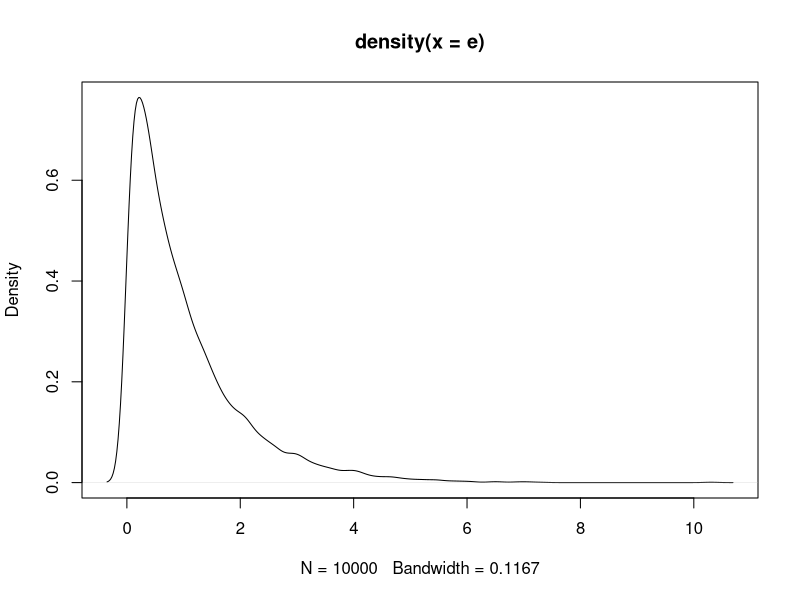

Recreate this plot in R.
graphics.off()
rm(list = ls())

# Quiz one: Relate interquartile range (IQR) to standard deviation (STD) under
#some distributions

# 1.0 (Standard normal distribution)
#Determine the quantiles
q1 = qnorm(0.25)
q2 = qnorm(0.75)

# Set the value of the interquantile range and the SD
niqr = IQR = q2 - q1
nsd  = 1

# Set the proportion of SD to IQR
pnor = niqr/nsd
pnor 
# The relationship is given by 1.3489 SD per IQR or 0.7413 IQR per SD

# 2.0 (Binomial distribution) 
#Set a group of random variables under a binomial distribution 
Y = rbinom(40, 10000, 0.5)

# Compute the values of the IQR and the SD
bsd  = sd(Y)
biqr = IQR(Y, type = 7)

# Set the proportion of SD to IQR
bip = biqr/bsd
# Thus the relationship for the given distribution is of 1.250797 SD to
# 1 IQR or 0.799490245 IQR to SD


# 3.0 (Cauchy distribution) Set a group of random variables under Cauchy
# distribution
c = rcauchy(50)

# Compute the values of the IQR
csd  = sd(c)
ciqr = IQR(c, type = 7)

# Set the proportion of SD to IQR
cip = ciqr/csd
cip
# Thus the relationship for the given distribution is of 0.2143317 SD to 1 IQR
# or 4.665665415 IQR to SD

# 4.0 (Exponential distribution) Set a group of random variables under
# Cauchy distribution
e = rexp(10000)

# Let us take a look at the density of the given random sample
ed = density(e)
plot(ed)

# Compute the values of the IQR
esd  = sd(e)
eiqr = IQR(e, type = 7)

# Set the proportion of SD to IQR
eip = eiqr/esd
eip
# Thus the relationship for the given distribution is of 1.066405 SD to 1 IQR
# or .993403305 IQR to SD
